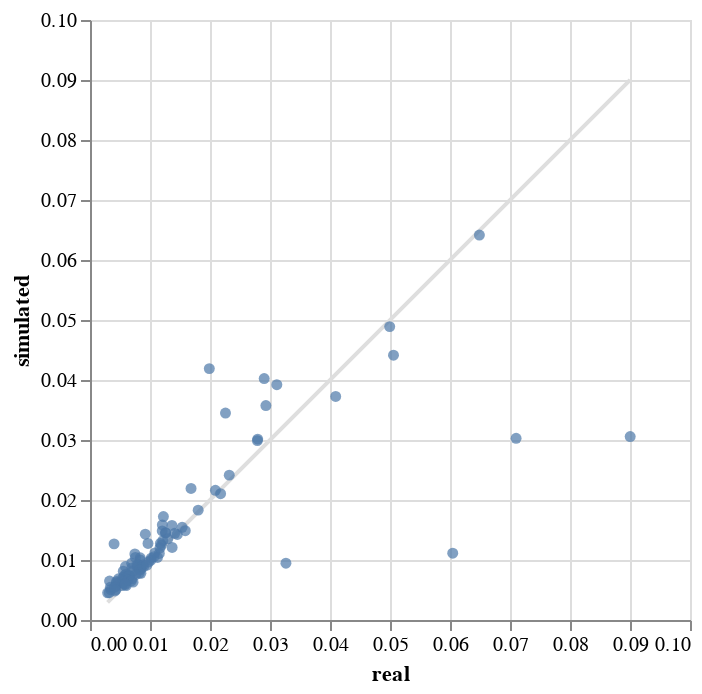

Notebook code for this chart:
### Code cell
compare_standard_deviation(example_sce, samples, log_relative)

### Figure 1 — Vega-Lite specification as saved in the notebook (floating-point values rounded to 4 significant figures)
{"config": {"view": {"continuousWidth": 300, "continuousHeight": 300}}, "layer": [{"data": {"name": "data-de7380ca2d72d5af09db7b8bdfce094f"}, "mark": {"type": "line", "color": "#dedede"}, "encoding": {"x": {"field": "real", "type": "quantitative"}, "y": {"field": "simulated", "type": "quantitative"}}}, {"data": {"name": "data-17350a126dd2c9528c53ac84a662d8b5"}, "mark": {"type": "circle"}, "encoding": {"x": {"field": "real", "type": "quantitative"}, "y": {"field": "simulated", "type": "quantitative"}}}], "$schema": "https://vega.github.io/schema/vega-lite/v5.20.1.json", "datasets": {"data-de7380ca2d72d5af09db7b8bdfce094f": [{"real": 0.002936, "simulated": 0.002936}, {"real": 0.09003, "simulated": 0.09003}], "data-17350a126dd2c9528c53ac84a662d8b5": [{"real": 0.09003, "simulated": 0.03057}, {"real": 0.07102, "simulated": 0.03028}, {"real": 0.06045, "simulated": 0.01113}, {"real": 0.03265, "simulated": 0.009465}, {"real": 0.0649, "simulated": 0.06416}, {"real": 0.02932, "simulated": 0.03575}, {"real": 0.04095, "simulated": 0.03727}, {"real": 0.05058, "simulated": 0.04413}, {"real": 0.01989, "simulated": 0.0419}, {"real": 0.02258, "simulated": 0.03449}, {"real": 0.02795, "simulated": 0.03015}, {"real": 0.04995, "simulated": 0.0489}, {"real": 0.01684, "simulated": 0.02192}, {"real": 0.0279, "simulated": 0.0299}, {"real": 0.03114, "simulated": 0.03923}, {"real": 0.01203, "simulated": 0.01485}, {"real": 0.009667, "simulated": 0.01276}, {"real": 0.01223, "simulated": 0.01725}, {"real": 0.0126, "simulated": 0.01454}, {"real": 0.02177, "simulated": 0.02105}, {"real": 0.01259, "simulated": 0.01452}, {"real": 0.01205, "simulated": 0.01585}, {"real": 0.01536, "simulated": 0.01545}, {"real": 0.0209, "simulated": 0.02162}, {"real": 0.02321, "simulated": 0.02414}, {"real": 0.01366, "simulated": 0.01577}, {"real": 0.01173, "simulated": 0.01277}, {"real": 0.009217, "simulated": 0.01431}, {"real": 0.01412, "simulated": 0.01445}, {"real": 0.005906, "simulated": 0.008911}, {"real": 0.008365, "simulated": 0.01036}, {"real": 0.006946, "simulated": 0.009471}, {"real": 0.00836, "simulated": 0.01}, {"real": 0.01213, "simulated": 0.01322}, {"real": 0.006012, "simulated": 0.007628}, {"real": 0.00698, "simulated": 0.008676}, {"real": 0.0119, "simulated": 0.01247}, {"real": 0.01296, "simulated": 0.01353}, {"real": 0.00574, "simulated": 0.007406}, {"real": 0.02903, "simulated": 0.04025}, {"real": 0.0102, "simulated": 0.01029}, {"real": 0.008482, "simulated": 0.00899}, {"real": 0.007878, "simulated": 0.008786}, {"real": 0.01156, "simulated": 0.01109}, {"real": 0.0108, "simulated": 0.01117}, {"real": 0.006009, "simulated": 0.007288}, {"real": 0.01124, "simulated": 0.01042}, {"real": 0.008528, "simulated": 0.008635}, {"real": 0.003258, "simulated": 0.006494}, {"real": 0.009766, "simulated": 0.009672}, {"real": 0.004439, "simulated": 0.006428}, {"real": 0.01455, "simulated": 0.01426}, {"real": 0.01167, "simulated": 0.012}, {"real": 0.01015, "simulated": 0.009966}, {"real": 0.00779, "simulated": 0.009109}, {"real": 0.01369, "simulated": 0.01209}, {"real": 0.01066, "simulated": 0.01056}, {"real": 0.005547, "simulated": 0.008129}, {"real": 0.003446, "simulated": 0.005042}, {"real": 0.006602, "simulated": 0.007366}, {"real": 0.007077, "simulated": 0.008093}, {"real": 0.01803, "simulated": 0.01831}, {"real": 0.006304, "simulated": 0.007216}, {"real": 0.005891, "simulated": 0.006474}, {"real": 0.005422, "simulated": 0.006538}, {"real": 0.008017, "simulated": 0.009249}, {"real": 0.008213, "simulated": 0.007831}, {"real": 0.008943, "simulated": 0.008899}, {"real": 0.008817, "simulated": 0.009159}, {"real": 0.004933, "simulated": 0.006291}, {"real": 0.0043, "simulated": 0.005648}, {"real": 0.006018, "simulated": 0.005743}, {"real": 0.008479, "simulated": 0.007777}, {"real": 0.002936, "simulated": 0.004536}, {"real": 0.005623, "simulated": 0.006441}, {"real": 0.003388, "simulated": 0.005451}, {"real": 0.007563, "simulated": 0.01042}, {"real": 0.005311, "simulated": 0.005744}, {"real": 0.004438, "simulated": 0.006222}, {"real": 0.006523, "simulated": 0.007309}, {"real": 0.005472, "simulated": 0.007039}, {"real": 0.00429, "simulated": 0.005069}, {"real": 0.006959, "simulated": 0.006852}, {"real": 0.007172, "simulated": 0.00631}, {"real": 0.008345, "simulated": 0.00834}, {"real": 0.004176, "simulated": 0.004837}, {"real": 0.01588, "simulated": 0.01489}, {"real": 0.003203, "simulated": 0.004554}, {"real": 0.004095, "simulated": 0.005477}, {"real": 0.007477, "simulated": 0.011}, {"real": 0.006477, "simulated": 0.007384}, {"real": 0.005554, "simulated": 0.006221}, {"real": 0.009496, "simulated": 0.009148}, {"real": 0.00635, "simulated": 0.006672}, {"real": 0.004752, "simulated": 0.006871}, {"real": 0.005788, "simulated": 0.006024}, {"real": 0.007621, "simulated": 0.007581}, {"real": 0.006893, "simulated": 0.0065}, {"real": 0.004013, "simulated": 0.01269}, {"real": 0.005891, "simulated": 0.005905}]}}
